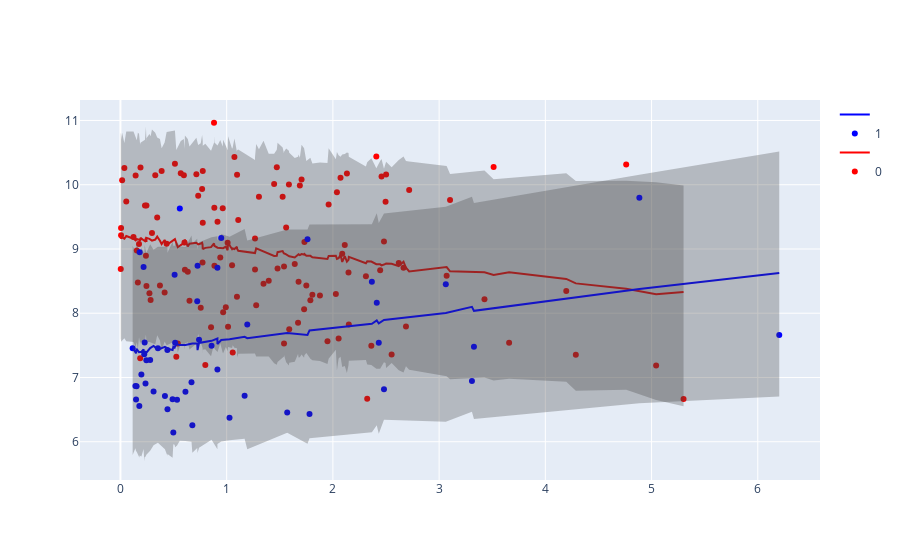

Write notebook code for a chart like this one.
### Code cell
# 90% posterior predictive

fig = go.Figure()
for e in ['0', '1']:
    dat = predictions.loc[(predictions.cont_africa == float(e))]
    dat = dat.sort_values('rugged')
    current_color = {'0':'red', '1':'blue'}[e]

    fig.add_traces([
        go.Scatter(
            name=e,
            x=dat['rugged'],
            y=dat['true_gdp'],
            mode='markers',
            line=dict(color= current_color),
        ),
        go.Scatter(
            name='',
            x=dat['rugged'],
            y=dat['y_mean'],
            mode='lines',
            line=dict(color= current_color),
        ),
        go.Scatter(
            name='Upper Bound',
            x=dat['rugged'],
            y=dat['y_perc_95'],
            mode='lines',
            marker=dict(color="#444"),
            line=dict(width=0),
            showlegend=False
        ),
        go.Scatter(
            name='Lower Bound',
            x=dat['rugged'],
            y=dat['y_perc_5'],
            marker=dict(color="#444"),
            line=dict(width=0),
            mode='lines',
            fillcolor='rgba(68, 68, 68, 0.3)',
            fill='tonexty',
            showlegend=False
        )
    ])

fig.show()
